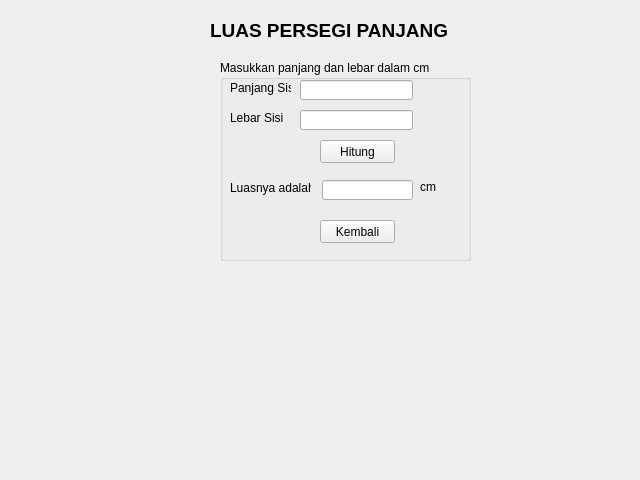
<?xml version="1.0" encoding="UTF-8"?>
<ui version="4.0">
 <class>Form</class>
 <widget class="QWidget" name="Form">
  <property name="geometry">
   <rect>
    <x>0</x>
    <y>0</y>
    <width>640</width>
    <height>480</height>
   </rect>
  </property>
  <property name="windowTitle">
   <string>Form</string>
  </property>
  <widget class="QLabel" name="label">
   <property name="geometry">
    <rect>
     <x>210</x>
     <y>10</y>
     <width>251</width>
     <height>41</height>
    </rect>
   </property>
   <property name="font">
    <font>
     <pointsize>14</pointsize>
     <weight>75</weight>
     <bold>true</bold>
    </font>
   </property>
   <property name="text">
    <string>LUAS PERSEGI PANJANG</string>
   </property>
  </widget>
  <widget class="QGroupBox" name="groupBox">
   <property name="geometry">
    <rect>
     <x>220</x>
     <y>60</y>
     <width>251</width>
     <height>201</height>
    </rect>
   </property>
   <property name="title">
    <string>Masukkan panjang dan lebar dalam cm</string>
   </property>
   <widget class="QLineEdit" name="txtPanjang">
    <property name="geometry">
     <rect>
      <x>80</x>
      <y>20</y>
      <width>113</width>
      <height>20</height>
     </rect>
    </property>
   </widget>
   <widget class="QLineEdit" name="txtLebar">
    <property name="geometry">
     <rect>
      <x>80</x>
      <y>50</y>
      <width>113</width>
      <height>20</height>
     </rect>
    </property>
   </widget>
   <widget class="QPushButton" name="btnHitungLuasPersegiPanjang">
    <property name="geometry">
     <rect>
      <x>100</x>
      <y>80</y>
      <width>75</width>
      <height>23</height>
     </rect>
    </property>
    <property name="text">
     <string>Hitung</string>
    </property>
   </widget>
   <widget class="QLineEdit" name="txtLuasPersegiPanjang">
    <property name="geometry">
     <rect>
      <x>102</x>
      <y>120</y>
      <width>91</width>
      <height>20</height>
     </rect>
    </property>
    <property name="readOnly">
     <bool>true</bool>
    </property>
   </widget>
   <widget class="QLabel" name="label_2">
    <property name="geometry">
     <rect>
      <x>10</x>
      <y>20</y>
      <width>61</width>
      <height>16</height>
     </rect>
    </property>
    <property name="text">
     <string>Panjang Sisi</string>
    </property>
   </widget>
   <widget class="QLabel" name="label_3">
    <property name="geometry">
     <rect>
      <x>10</x>
      <y>50</y>
      <width>61</width>
      <height>16</height>
     </rect>
    </property>
    <property name="text">
     <string>Lebar Sisi</string>
    </property>
   </widget>
   <widget class="QLabel" name="label_4">
    <property name="geometry">
     <rect>
      <x>10</x>
      <y>120</y>
      <width>81</width>
      <height>16</height>
     </rect>
    </property>
    <property name="text">
     <string>Luasnya adalah</string>
    </property>
   </widget>
   <widget class="QPushButton" name="btnBack">
    <property name="geometry">
     <rect>
      <x>100</x>
      <y>160</y>
      <width>75</width>
      <height>23</height>
     </rect>
    </property>
    <property name="text">
     <string>Kembali</string>
    </property>
   </widget>
   <widget class="QLabel" name="label_5">
    <property name="geometry">
     <rect>
      <x>200</x>
      <y>120</y>
      <width>47</width>
      <height>13</height>
     </rect>
    </property>
    <property name="text">
     <string>cm</string>
    </property>
   </widget>
  </widget>
 </widget>
 <resources/>
 <connections/>
</ui>
